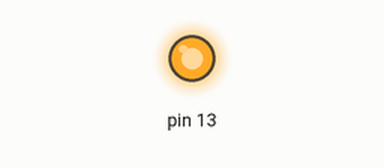
Simulated run of this sketch. Board: Arduino Uno, built with avr-gcc and run on an emulated ATmega328P. Shown: output pins drawn as LEDs (lit = HIGH).

Above: at 0.5 s.
At 39.0 s:
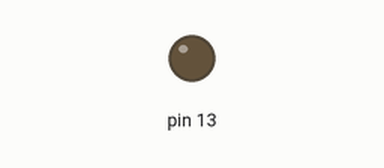
Timing chart, 0 to 58.5 s (numbered marks = the images above):
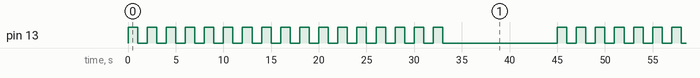

Measured:
- by itself, pin 13: repeats every 45.0 s: HIGH 1.0 s, LOW 12.0 s, 16 × (HIGH 1.0 s, LOW 1.0 s)
- by itself, everything shown: repeats every 45.0 s, in 34 steps

The sketch:

bling_LED.ino
```cpp
void setup() {
  // put your setup code here, to run once:
  pinMode(13, HIGH);
}

void loop() {
  // put your main code here, to run repeatedly:
  int i = 0;
  while (i < 17) {
    digitalWrite(13, HIGH);
    delay(1000);
    digitalWrite(13, LOW);
    delay(1000);
    i++;
  }
  delay(11000);
}
```
